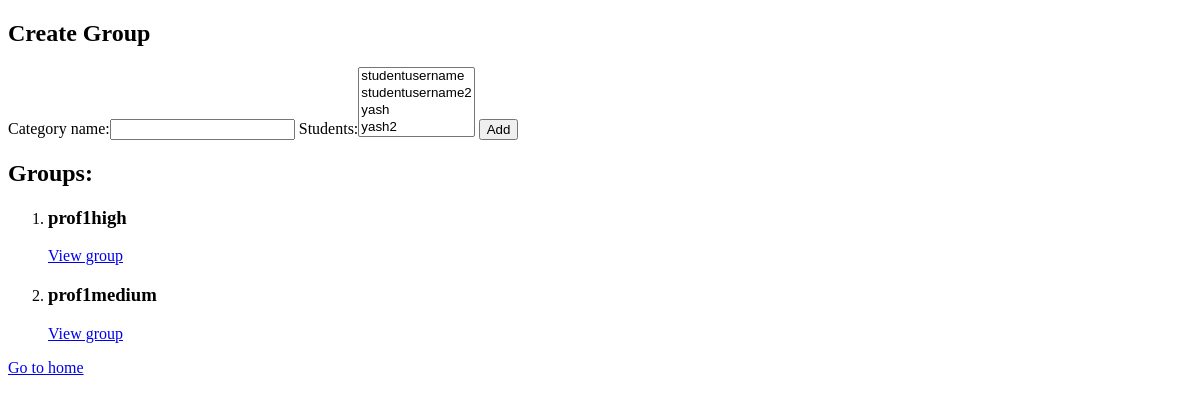
Before: /prof/profusername/viewgroups with the older database file.
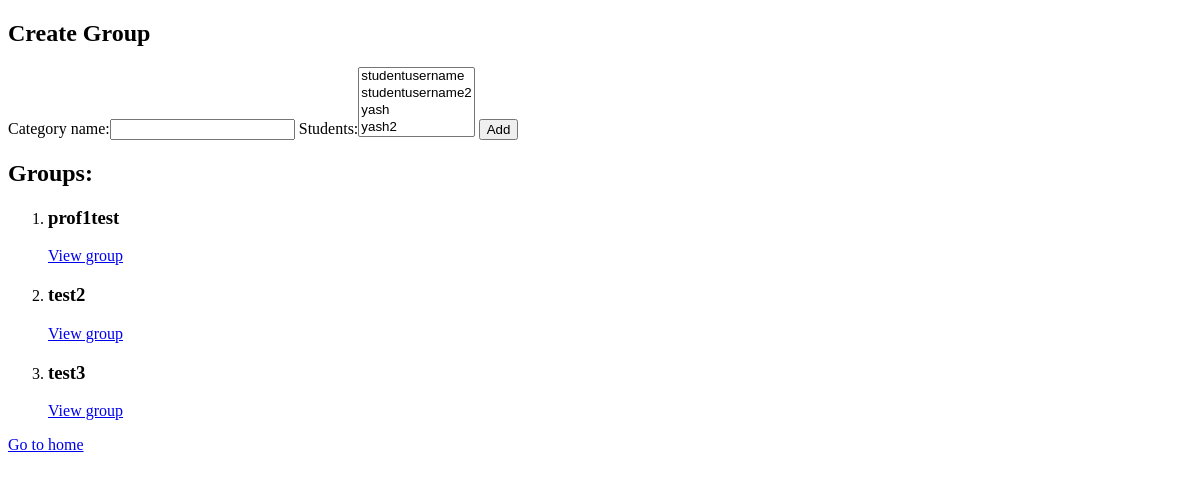
After: the same page with the newer database file.
### main/models.py (models this page shows, shortened)
class Special_Students(models.Model):
    professor = models.ForeignKey(User, limit_choices_to={
                                  'groups__name': "Professor"}, on_delete=models.CASCADE)
    category_name = models.CharField(max_length=10)
    students = models.ManyToManyField(
        User, limit_choices_to={'groups__name': "Student"}, related_name='students')

### prof/views.py (the view, shortened to what this page needs)
# urls.py: path('<str:prof_username>/viewgroups', views.create_student_group, name='view_groups'),
def create_student_group(request, prof_username):
    prof = User.objects.get(username=prof_username)
    return render(request, 'prof/addview_groups.html', {
        'special_students_db': Special_Students.objects.filter(professor=prof), 'prof': prof ,
        'groupForm': Group_Form()
    })

### main/models.py
class Group_Form(ModelForm):
    class Meta:
        model = Special_Students
        fields = '__all__'
        exclude = ['professor']

### prof/templates/prof/addview_groups.html (shortened to what this page needs)
<!DOCTYPE html>
<html lang="en">
<head>
</head>
<body>
    <h2>Create Group</h2>
    <form method="POST">
        {{ groupForm }}
        <input type="submit" value="Add">
    </form>
    <h2>Groups:</h2>
    <ol>
        {% for category in special_students_db %}
        <li>
            <h3>{{ category.category_name }}</h3>
            <a href="{% url 'prof:view_specific_group' prof.username category.id %}">View group</a>
        </li>
        {% empty %}
        <h3>No groups created</h3>
        {% endfor %}
    </ol>
    <a href="{% url 'prof:index' prof.username %}">Go to home</a>
</body>
</html>

Changed rows visible on the page:
removed Special_Students: category_name "prof1high"
removed Special_Students: category_name "prof1medium"
added Special_Students: category_name "prof1test"
added Special_Students: category_name "test2"
added Special_Students: category_name "test3"
